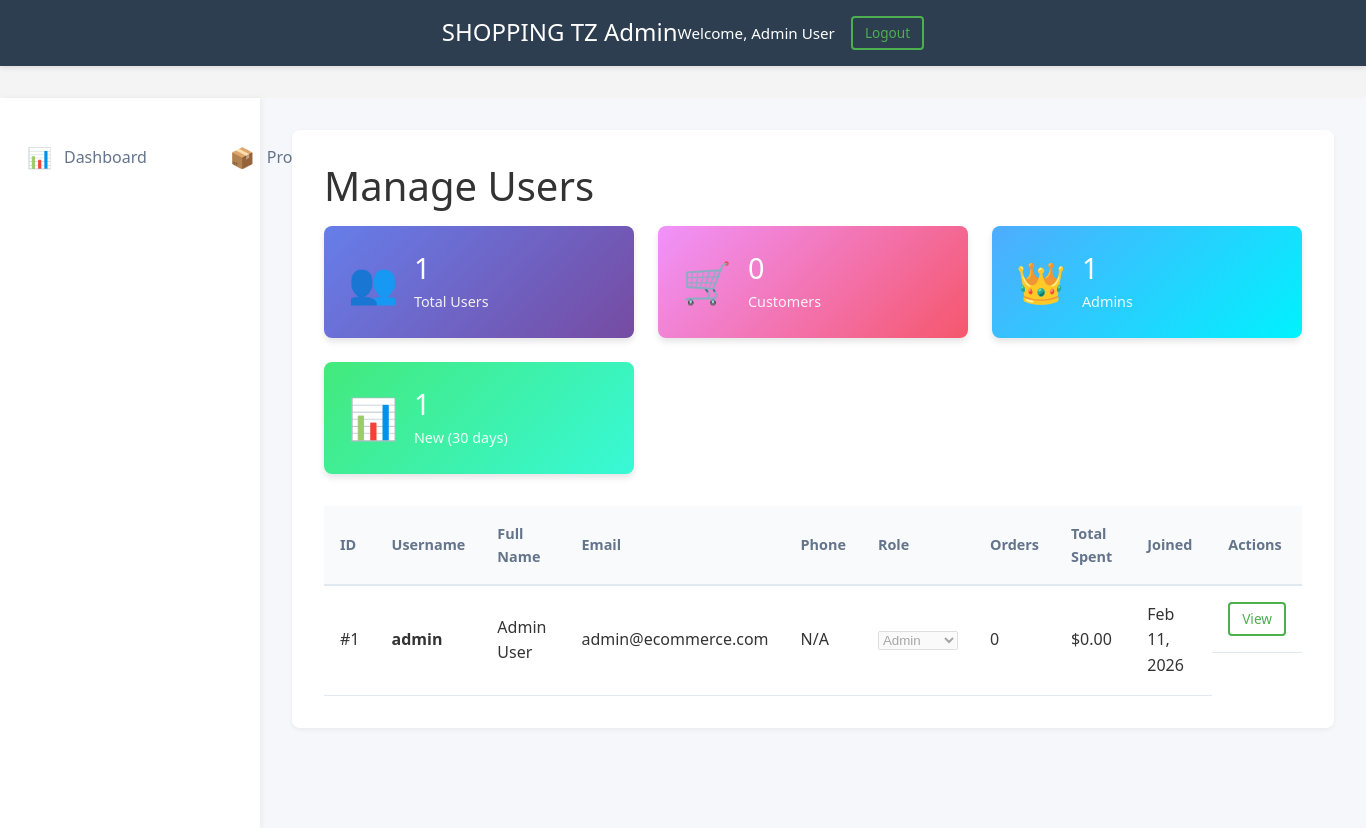
The page /admin/users.php (signed in) on the database its author committed.
### tables this page shows
CREATE TABLE users (
    user_id INT PRIMARY KEY AUTO_INCREMENT,
    username VARCHAR(50) UNIQUE NOT NULL,
    email VARCHAR(100) UNIQUE NOT NULL,
    password VARCHAR(255) NOT NULL,
    full_name VARCHAR(100) NOT NULL,
    address TEXT,
    phone VARCHAR(20),
    role ENUM('admin', 'customer') DEFAULT 'customer',
    created_at TIMESTAMP DEFAULT CURRENT_TIMESTAMP,
    updated_at TIMESTAMP DEFAULT CURRENT_TIMESTAMP ON UPDATE CURRENT_TIMESTAMP
);

### admin/users.php (the view, shortened to what this page needs)
<?php
$db = Database::getInstance();
$conn = $db->getConnection();
$stmt = $conn->prepare("
    SELECT
        u.*,
        COUNT(DISTINCT o.order_id) as total_orders,
        COALESCE(SUM(o.total_amount), 0) as total_spent
    FROM users u
    LEFT JOIN orders o ON u.user_id = o.user_id
    GROUP BY u.user_id
    ORDER BY u.created_at DESC
");
$stmt->execute();
$users = $stmt->get_result()->fetch_all(MYSQLI_ASSOC);
?>
<!DOCTYPE html>
<html lang="en">
<head>
    <link rel="stylesheet" href="<?php echo BASE_URL; ?>assets/css/style.css">
    <link rel="stylesheet" href="<?php echo BASE_URL; ?>assets/css/admin.css">
</head>
<body>
    <?php include 'includes/admin-header.php'; ?>
    <div class="admin-container">
        <?php include 'includes/admin-sidebar.php'; ?>
        <main class="admin-main">
            <div class="admin-content">
                <h1>Manage Users</h1>
                <div class="stats-grid">
                    <div class="stat-card">
                        <div class="stat-icon">👥</div>
                        <div class="stat-details">
                            <h3><?php echo count($users); ?></h3>
                            <p>Total Users</p>
                        </div>
                    </div>
                    <div class="stat-card">
                        <div class="stat-icon">🛒</div>
                        <div class="stat-details">
                            <h3><?php
                                $customers = array_filter($users, function($u) { return $u['role'] == 'customer'; });
                                echo count($customers);
                            ?></h3>
                            <p>Customers</p>
                        </div>
                    </div>
                    <div class="stat-card">
                        <div class="stat-icon">👑</div>
                        <div class="stat-details">
                            <h3><?php
                                $admins = array_filter($users, function($u) { return $u['role'] == 'admin'; });
                                echo count($admins);
                            ?></h3>
                            <p>Admins</p>
                        </div>
                    </div>
                    <div class="stat-card">
                        <div class="stat-icon">📊</div>
                        <div class="stat-details">
                            <h3><?php
                                $new_users = array_filter($users, function($u) {
                                    return strtotime($u['created_at']) > strtotime('-30 days');
                                });
                                echo count($new_users);
                            ?></h3>
                            <p>New (30 days)</p>
                        </div>
                    </div>
                </div>
                <table class="admin-table">
                    <thead>
                        <tr>
                            <th>ID</th>
                            <th>Username</th>
                            <th>Full Name</th>
                            <th>Email</th>
                            <th>Phone</th>
                            <th>Role</th>
                            <th>Orders</th>
                            <th>Total Spent</th>
                            <th>Joined</th>
                            <th>Actions</th>
                        </tr>
                    </thead>
                    <tbody>
                        <?php foreach ($users as $user): ?>
                            <tr>
                                <td>#<?php echo $user['user_id']; ?></td>
                                <td><strong><?php echo htmlspecialchars($user['username']); ?></strong></td>
                                <td><?php echo htmlspecialchars($user['full_name']); ?></td>
                                <td><?php echo htmlspecialchars($user['email']); ?></td>
                                <td><?php echo htmlspecialchars($user['phone'] ?? 'N/A'); ?></td>
                                <td>
                                    <form method="POST" style="display: inline;">
                                        <select name="role" onchange="this.form.submit()" <?php echo $user['user_id'] == $_SESSION['user_id'] ? 'disabled' : ''; ?>>
                                            <option value="admin" <?php echo $user['role'] == 'admin' ? 'selected' : ''; ?>>Admin</option>
                                        </select>
                                    </form>
                                </td>
                                <td><?php echo $user['total_orders']; ?></td>
                                <td>$<?php echo number_format($user['total_spent'], 2); ?></td>
                                <td><?php echo date('M d, Y', strtotime($user['created_at'])); ?></td>
                                <td class="actions">
                                    <a href="<?php echo BASE_URL; ?>admin/user-detail.php?id=<?php echo $user['user_id']; ?>" class="btn btn-sm btn-outline">View</a>
                                </td>
                            </tr>
                        <?php endforeach; ?>
                    </tbody>
                </table>
            </div>
        </main>
    </div>
</body>
</html>

### assets/css/style.css (style rules this page uses)
:root { --primary-color: #4CAF50; --secondary-color: #2196F3; --danger-color: #f44336; --warning-color: #ff9800; --dark-color: #333; --light-color: #f4f4f4; --border-color: #ddd; --text-color: #333; --text-light: #666; --white: #fff; --black: #000; --shadow: 0 2px 5px rgba(0,0,0,0.1); --shadow-lg: 0 5px 15px rgba(0,0,0,0.2); }
* { margin: 0; padding: 0; box-sizing: border-box; }
body { font-family: 'Segoe UI', Tahoma, Geneva, Verdana, sans-serif; line-height: 1.6; color: var(--text-color); background-color: var(--light-color); }
h1, h2, h3, h4, h5, h6 { margin-bottom: 1rem; font-weight: 500; line-height: 1.2; }
h1 { font-size: 2.5rem; }
h3 { font-size: 1.75rem; }
p { margin-bottom: 1rem; }
a { color: var(--primary-color); text-decoration: none; transition: color 0.3s ease; }
.btn { display: inline-block; padding: 0.75rem 1.5rem; border: none; border-radius: 4px; font-size: 1rem; font-weight: 500; text-align: center; cursor: pointer; transition: all 0.3s ease; }
.btn-outline { background-color: transparent; border: 2px solid var(--primary-color); color: var(--primary-color); }

### admin/assets/css/admin.css (style rules this page uses)
.admin-container { display: flex; min-height: calc(100vh - 70px); background-color: #f5f7fa; }
.admin-main { flex: 1; padding: 2rem; max-width: calc(1400px - 260px); }
.admin-content { background-color: white; border-radius: 8px; padding: 2rem; box-shadow: 0 2px 5px rgba(0,0,0,0.05); }
.stats-grid { display: grid; grid-template-columns: repeat(auto-fit, minmax(240px, 1fr)); gap: 1.5rem; margin-bottom: 2rem; }
.stat-card { background: linear-gradient(135deg, #667eea 0%, #764ba2 100%); color: white; padding: 1.5rem; border-radius: 8px; display: flex; align-items: center; gap: 1rem; box-shadow: 0 4px 6px rgba(0,0,0,0.1); }
.stat-card:nth-child(2) { background: linear-gradient(135deg, #f093fb 0%, #f5576c 100%); }
.stat-card:nth-child(3) { background: linear-gradient(135deg, #4facfe 0%, #00f2fe 100%); }
.stat-card:nth-child(4) { background: linear-gradient(135deg, #43e97b 0%, #38f9d7 100%); }
.stat-icon { font-size: 2.5rem; }
.stat-details h3 { font-size: 1.8rem; margin: 0 0 0.25rem 0; }
.stat-details p { margin: 0; opacity: 0.9; font-size: 0.9rem; }
.admin-table { width: 100%; border-collapse: collapse; margin-top: 1rem; }
.admin-table th { text-align: left; padding: 1rem; background-color: #f8fafc; color: #64748b; font-weight: 600; font-size: 0.9rem; border-bottom: 2px solid #e2e8f0; }
.admin-table td { padding: 1rem; border-bottom: 1px solid #e2e8f0; vertical-align: middle; }
.actions { display: flex; gap: 0.5rem; }
.btn-sm { padding: 0.25rem 0.75rem; font-size: 0.85rem; }

### rows shown on the page
users: role "0", role "1", created_at "1", user_id "1", username "admin", full_name "Admin User", email "admin@ecommerce.com", phone "N/A", role "Admin", total_orders "0", total_spent "0.00", created_at "Feb 11, 2026"

### other values the page prints
SITE_NAME "SHOPPING TZ"
$_SESSION['full_name'] "Admin User"
count($users) "1"
